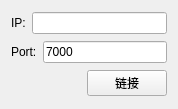
<?xml version="1.0" encoding="UTF-8"?>
<ui version="4.0">
 <class>mylink</class>
 <widget class="QWidget" name="mylink">
  <property name="geometry">
   <rect>
    <x>0</x>
    <y>0</y>
    <width>178</width>
    <height>109</height>
   </rect>
  </property>
  <property name="minimumSize">
   <size>
    <width>178</width>
    <height>109</height>
   </size>
  </property>
  <property name="maximumSize">
   <size>
    <width>178</width>
    <height>109</height>
   </size>
  </property>
  <property name="windowTitle">
   <string>Form</string>
  </property>
  <layout class="QGridLayout" name="gridLayout">
   <item row="0" column="0">
    <layout class="QHBoxLayout" name="horizontalLayout">
     <item>
      <widget class="QLabel" name="label_ip">
       <property name="text">
        <string>IP:</string>
       </property>
      </widget>
     </item>
     <item>
      <widget class="QLineEdit" name="lineEdit_ip"/>
     </item>
    </layout>
   </item>
   <item row="1" column="0">
    <layout class="QHBoxLayout" name="horizontalLayout_2">
     <item>
      <widget class="QLabel" name="label_port">
       <property name="text">
        <string>Port:</string>
       </property>
      </widget>
     </item>
     <item>
      <widget class="QLineEdit" name="lineEdit_port">
       <property name="text">
        <string>7000</string>
       </property>
      </widget>
     </item>
    </layout>
   </item>
   <item row="2" column="0">
    <layout class="QHBoxLayout" name="horizontalLayout_3">
     <item>
      <spacer name="horizontalSpacer">
       <property name="orientation">
        <enum>Qt::Horizontal</enum>
       </property>
       <property name="sizeHint" stdset="0">
        <size>
         <width>40</width>
         <height>20</height>
        </size>
       </property>
      </spacer>
     </item>
     <item>
      <widget class="QPushButton" name="pushButton_link">
       <property name="text">
        <string>链接</string>
       </property>
      </widget>
     </item>
    </layout>
   </item>
  </layout>
 </widget>
 <resources/>
 <connections/>
</ui>
